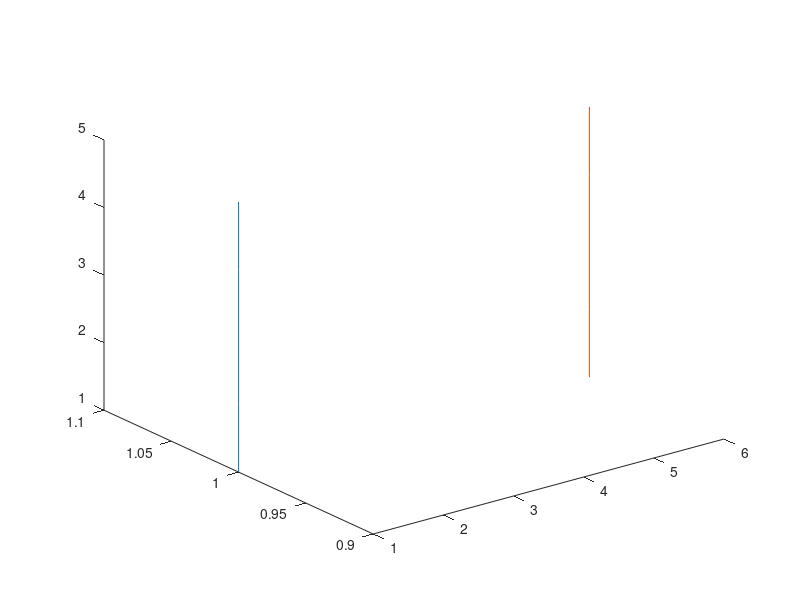

Reproduce this figure in MATLAB. (Note: this script raises an error after producing the figure.)
% Implement a matlab script that given two cloud of points 
% it finds the rigid transformation that align them. 
clear 
close all

% Get two clouds of points
cloud_points1 = [
    1 1 1;
    1 1 2;
    1 1 3;
    1 1 4;
    1 1 5;
];
cloud_points2 = [
    6 1 1;
    6 1 2;
    6 1 3;
    6 1 4;
    6 1 5;
];

% Display the two clouds of 3d points
figure;
plot3(cloud_points1(:,1), cloud_points1(:,2), cloud_points1(:,3));hold on
plot3(cloud_points2(:,1), cloud_points2(:,2), cloud_points2(:,3));

% Apply ICP algorithm and calculate the rigid transformation
model = cloud_points2;
data = cloud_points1;
eps = 0.00000001;
maxiter = 100;

G=eye(4);
res = inf;
prevres = 0;
i=0; % iterations counter
while ((abs(res-prevres)> eps) && i < maxiter)
    i = i+1;
    prevres = res;
    % apply current transformation bringing data onto model 
    dataREG = rigid(G,data);
    [mindist,modelCP] = closestp(dataREG,model);

    res = mean(mindist);

    % compute incremental tranformation
    GI = absolute(modelCP,dataREG);
    G = GI * G;
end
Gi = G;
 
cloud_points_final = rigid(Gi,cloud_points1);

% Display the two alligned cloud of points
figure;
plot3(cloud_points2(:,1), cloud_points2(:,2), cloud_points2(:,3)); hold on
plot3(cloud_points_final(:,1), cloud_points_final(:,2), cloud_points_final(:,3));
